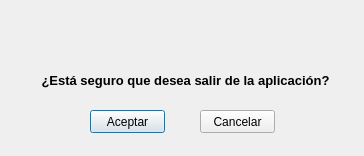
<?xml version="1.0" encoding="UTF-8"?>
<ui version="4.0">
 <class>dlgSalir</class>
 <widget class="QDialog" name="dlgSalir">
  <property name="windowModality">
   <enum>Qt::WindowModal</enum>
  </property>
  <property name="geometry">
   <rect>
    <x>0</x>
    <y>0</y>
    <width>364</width>
    <height>156</height>
   </rect>
  </property>
  <property name="windowTitle">
   <string>Aviso</string>
  </property>
  <property name="modal">
   <bool>true</bool>
  </property>
  <widget class="QLabel" name="lblMensalir">
   <property name="geometry">
    <rect>
     <x>40</x>
     <y>70</y>
     <width>291</width>
     <height>21</height>
    </rect>
   </property>
   <property name="font">
    <font>
     <pointsize>10</pointsize>
     <weight>75</weight>
     <bold>true</bold>
    </font>
   </property>
   <property name="layoutDirection">
    <enum>Qt::RightToLeft</enum>
   </property>
   <property name="text">
    <string>¿Está seguro que desea salir de la aplicación?</string>
   </property>
   <property name="alignment">
    <set>Qt::AlignCenter</set>
   </property>
  </widget>
  <widget class="QLabel" name="label">
   <property name="geometry">
    <rect>
     <x>150</x>
     <y>10</y>
     <width>61</width>
     <height>51</height>
    </rect>
   </property>
   <property name="text">
    <string/>
   </property>
   <property name="pixmap">
    <pixmap resource="img/avisosalir.qrc">:/newPrefix/iconoaviso.png</pixmap>
   </property>
   <property name="scaledContents">
    <bool>true</bool>
   </property>
  </widget>
  <widget class="QPushButton" name="btnAceptar">
   <property name="geometry">
    <rect>
     <x>90</x>
     <y>110</y>
     <width>75</width>
     <height>23</height>
    </rect>
   </property>
   <property name="text">
    <string>Aceptar</string>
   </property>
   <attribute name="buttonGroup">
    <string notr="true">btnBoxSalir</string>
   </attribute>
  </widget>
  <widget class="QPushButton" name="btnCancelar">
   <property name="geometry">
    <rect>
     <x>200</x>
     <y>110</y>
     <width>75</width>
     <height>23</height>
    </rect>
   </property>
   <property name="text">
    <string>Cancelar</string>
   </property>
   <attribute name="buttonGroup">
    <string notr="true">btnBoxSalir</string>
   </attribute>
  </widget>
 </widget>
 <resources>
  <include location="img/avisosalir.qrc"/>
 </resources>
 <connections/>
 <buttongroups>
  <buttongroup name="btnBoxSalir"/>
 </buttongroups>
</ui>
